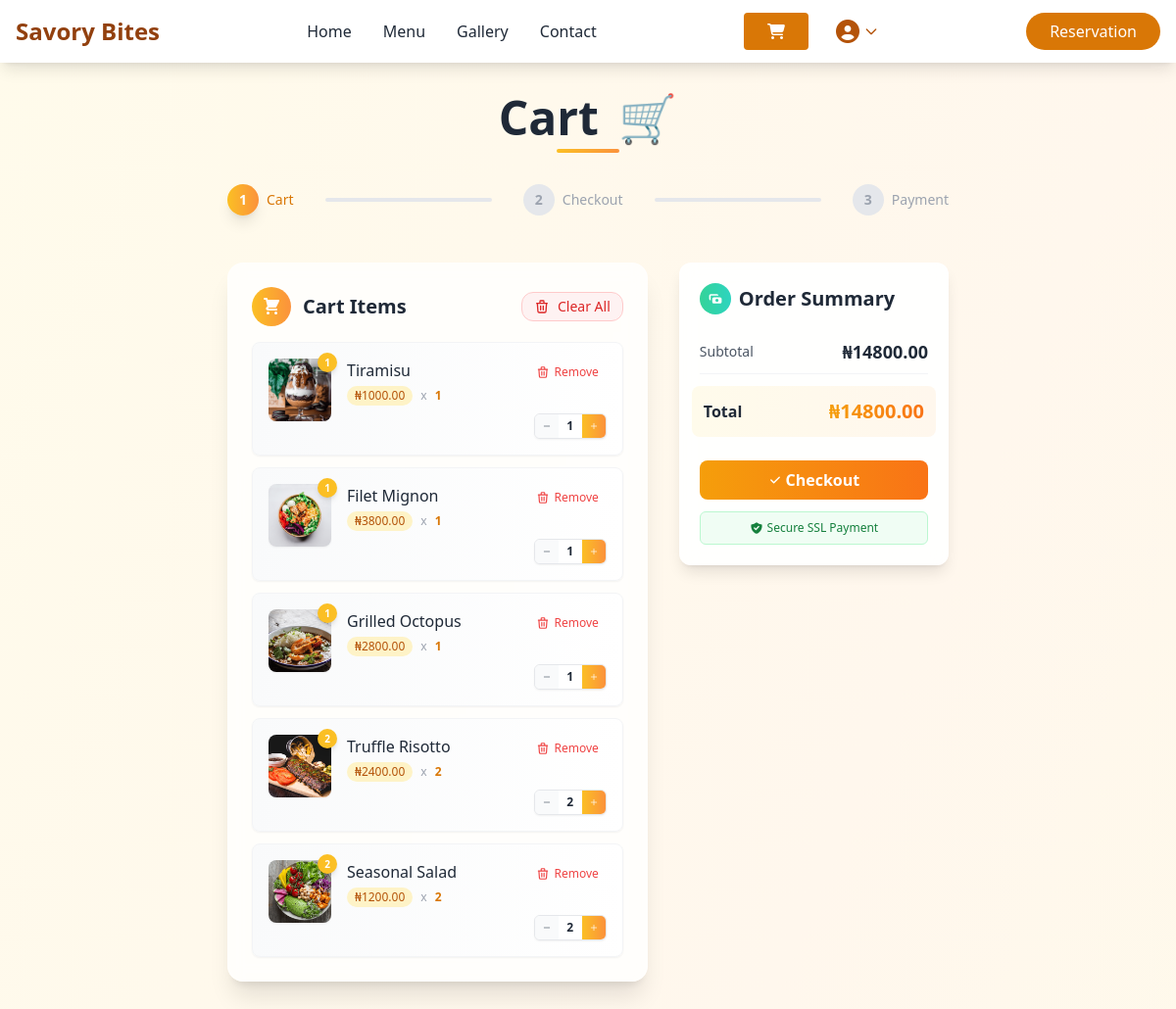
The page /cart/ (signed in) on the database its author committed.
### savorybites/models.py (models this page shows, shortened)
class CartItem(models.Model):
    user = models.ForeignKey(User, on_delete=models.CASCADE, null=True, blank=True)
    session_key = models.CharField(max_length=40, null=True, blank=True)
    menu_item = models.ForeignKey(Menu, on_delete=models.CASCADE)
    quantity = models.PositiveIntegerField(default=1)
    subtotal = models.DecimalField(max_digits=10, decimal_places=2, default=0)
    created_at = models.DateTimeField(auto_now_add=True)
    @property
    def subtotal(self):
        return self.menu_item.price * self.quantity
    @subtotal.setter
    def subtotal(self, value):
        self._subtotal = value
        return f"{self.quantity}x {self.menu_item.name}"
    class Meta:
        verbose_name_plural = "Cart Items"

class Menu(models.Model):
    class CategoryChoices(models.TextChoices):
        STARTER = 'ST', 'Starter'
        MAIN_COURSE = 'MC', 'Main Course'
        DESSERT = 'DE', 'Dessert'
        DRINKS = 'DR', 'Drinks'
        SNACKS = 'SN', 'Snacks'
    name = models.CharField(max_length=100)
    description = models.TextField()
    price = models.DecimalField(max_digits=10, decimal_places=2)
    image = models.ImageField(upload_to='menu_images/')
    category = models.CharField(max_length=50, choices=CategoryChoices.choices, default=CategoryChoices.MAIN_COURSE)
    is_available = models.BooleanField(default=True)
    class Meta:
         verbose_name_plural = "Menu"

### savorybites/views.py (the view)
# urls.py: path('cart/', views.view_cart, name='view_cart'),
def view_cart(request):
    if request.user.is_authenticated:
        cart_items = CartItem.objects.filter(user=request.user).select_related('menu_item')
    else:
        session_key = request.session.session_key
        if not session_key:
            request.session.create()
            session_key = request.session.session_key
        cart_items = CartItem.objects.filter(session_key=session_key, user__isnull=True).select_related('menu_item')
    cart_count = cart_items.count()
    total = sum(item.menu_item.price * item.quantity for item in cart_items)
    context = {
        'cart_items': cart_items,
        'total': total,
        'cart_count': cart_count,
    }
    return render(request, 'utilities/cart.html', context)

### savorybites/templates/utilities/cart.html (shortened to what this page needs)
{% extends 'layout.html' %}
{% block content %}
<div class="min-h-screen bg-gradient-to-br from-amber-50 via-orange-50 to-yellow-50">
    <div class="max-w-3xl mx-auto px-4 pb-12 pt-24">
        {% if cart_items %}
        <div id="cart-header" class="text-center mb-8">
            <h1 class="text-4xl md:text-5xl font-bold text-gray-800 mb-2">
                Cart
                <span class="inline-block ml-2 text-amber-500">🛒</span>
            </h1>
            <div class="w-16 h-1 bg-gradient-to-r from-amber-400 to-orange-400 mx-auto rounded-full"></div>
        </div>
        <div id="progress" class="max-w-3xl mx-auto mb-12">
            <div class="flex items-center justify-center space-x-4 md:space-x-8">
                <div class="flex items-center">
                    <div class="w-8 h-8 bg-gradient-to-r from-amber-400 to-orange-400 rounded-full flex items-center justify-center shadow-lg animate-pulse">
                        <span class="text-white font-bold text-sm">1</span>
                    </div>
                    <span class="ml-2 text-sm font-medium text-amber-600">Cart</span>
                </div>
                <div class="flex-1 h-1 bg-gray-200 rounded-full mx-2"></div>
                <div class="flex items-center">
                    <div class="w-8 h-8 bg-gray-200 rounded-full flex items-center justify-center">
                        <span class="text-gray-400 font-bold text-sm">2</span>
                    </div>
                    <span class="ml-2 text-sm font-medium text-gray-400">Checkout</span>
                </div>
                <div class="flex-1 h-1 bg-gray-200 rounded-full mx-2"></div>
                <div class="flex items-center">
                    <div class="w-8 h-8 bg-gray-200 rounded-full flex items-center justify-center">
                        <span class="text-gray-400 font-bold text-sm">3</span>
                    </div>
                    <span class="ml-2 text-sm font-medium text-gray-400">Payment</span>
                </div>
            </div>
        </div>
        {% endif %}
        <div id="cart-container" class="relative">
            {% if cart_items %}
            <div id="cart-content" class="grid lg:grid-cols-5 gap-8">
                <div class="lg:col-span-3">
                    <div class="bg-white/80 backdrop-blur-sm rounded-2xl shadow-xl border border-white/20 p-4 md:p-6">
                        <div class="flex justify-between items-baseline md:items-center mb-4 space-y-4 md:space-y-0">
                            <div class="flex items-center space-x-3">
                                <div class="w-10 h-10 bg-gradient-to-r from-amber-400 to-orange-400 rounded-full flex items-center justify-center">
                                </div>
                                <h2 class="text-xl font-bold text-gray-800">Cart Items</h2>
                            </div>
                            <button id="clear-cart-btn" class="bg-red-50 hover:bg-red-100 text-red-600 px-3 py-1 rounded-xl text-sm font-medium flex items-center gap-2 transition-all duration-300 border border-red-200 hover:border-red-300 hover:shadow-md group">
                                <svg class="w-4 h-4 group-hover:animate-pulse" fill="none" stroke="currentColor" viewBox="0 0 24 24">
                                    <path stroke-linecap="round" stroke-linejoin="round" stroke-width="2" d="M19 7l-.867 12.142A2 2 0 0116.138 21H7.862a2 2 0 01-1.995-1.858L5 7m5 4v6m4-6v6m1-10V4a1 1 0 00-1-1h-4a1 1 0 00-1 1v3M4 7h16"/>
                                </svg>
                                Clear All
                            </button>
                        </div>
                        <div id="cart-items" class="space-y-3">
                            {% for item in cart_items %}
                            <div class="cart-item group bg-gradient-to-r from-gray-50 to-white hover:from-amber-50 hover:to-orange-50 p-4 rounded-lg shadow-sm hover:shadow-md transition-all duration-300 border border-gray-100 hover:border-amber-200" data-item-id="{{ item.id }}">
                                <div class="flex gap-4">
                                    <div class="relative">
                                        <img src="{{ item.menu_item.image.url }}" alt="{{ item.menu_item.name }}" class="w-16 h-16 object-cover rounded-lg flex-shrink-0 shadow-sm">
                                        <div class="absolute -top-1.5 -right-1.5 w-5 h-5 bg-amber-400 text-white text-[10px] font-bold rounded-full flex items-center justify-center shadow-md">
                                            {{ item.quantity }}
                                        </div>
                                    </div>
                                    <div class="flex-grow min-w-0">
                                        <div class="flex items-center justify-between gap-2">
                                            <p class="text-base text-gray-800 mb-1 group-hover:text-amber-700 transition-colors truncate">{{ item.menu_item.name }}</p>
                                            <button class="remove-item text-red-500 hover:text-red-600 hover:bg-red-50 px-2 py-1 rounded-md text-xs font-medium flex items-center gap-1 transition-all duration-200 group-remove">
                                                <svg class="w-3.5 h-3.5 group-remove-hover:animate-bounce" fill="none" stroke="currentColor" viewBox="0 0 24 24">
                                                    <path stroke-linecap="round" stroke-linejoin="round" stroke-width="2" d="M19 7l-.867 12.142A2 2 0 0116.138 21H7.862a2 2 0 01-1.995-1.858L5 7m5 4v6m4-6v6m1-10V4a1 1 0 00-1-1h-4a1 1 0 00-1 1v3M4 7h16"/>
                                                </svg>
                                                <span class="md:inline-block hidden"> Remove </span>
                                            </button>
                                        </div>
                                        <div class="flex flex-wrap items-center gap-2 text-xs text-gray-600 mb-2">
                                            <span class="bg-amber-100 text-amber-700 px-2 py-0.5 rounded-full font-medium">
                                                ₦{{ item.menu_item.price }}
                                            </span>
                                            <span class="text-gray-400"> x </span>
                                            <span class="item-quantity font-semibold text-amber-600">{{ item.quantity }}</span>
                                        </div>
                                        <div class="flex justify-end">
                                            <div class="flex items-center bg-white rounded-md shadow-sm border border-gray-200 overflow-hidden">
                                                <button class="quantity-btn decrease w-6 h-6 flex items-center justify-center bg-gray-50 hover:bg-gray-100 text-gray-600 hover:text-gray-800 transition-all duration-200">
                                                    <svg class="w-2 h-2 hover:scale-110 transition-transform" fill="none" stroke="currentColor" viewBox="0 0 24 24">
                                                        <path stroke-linecap="round" stroke-linejoin="round" stroke-width="2" d="M20 12H4"/>
                                                    </svg>
                                                </button>
                                                <div class="quantity-display px-1 py-0.5 min-w-6 text-center text-xs font-semibold text-gray-800 bg-white">{{ item.quantity }}</div>
                                                <button class="quantity-btn increase w-6 h-6 flex items-center justify-center bg-gradient-to-r from-amber-400 to-orange-400 hover:from-amber-500 hover:to-orange-500 text-white transition-all duration-200">
                                                    <svg class="w-2 h-2 hover:scale-110 transition-transform" fill="none" stroke="currentColor" viewBox="0 0 24 24">
                                                        <path stroke-linecap="round" stroke-linejoin="round" stroke-width="2" d="M12 4v16m8-8H4"/>
                                                    </svg>
                                                </button>
                                            </div>
                                        </div>
                                    </div>
                                </div>
                            </div>
                            {% endfor %}
                        </div>
                    </div>
                </div>
                <div class="lg:col-span-2">
                    <div class="sticky top-20">
                        <div class="bg-white/90 backdrop-blur-sm rounded-xl shadow-lg border border-white/20 p-4 md:p-5">
                            <div class="flex items-center space-x-2 mb-4">
                                <div class="w-8 h-8 bg-gradient-to-r from-emerald-400 to-teal-400 rounded-full flex items-center justify-center">
                                    <svg class="w-4 h-4 text-white" fill="currentColor" viewBox="0 0 20 20">
                                        <path fill-rule="evenodd" d="M4 4a2 2 0 00-2 2v4a2 2 0 002 2V6h10a2 2 0 00-2-2H4zm2 6a2 2 0 012-2h8a2 2 0 012 2v4a2 2 0 01-2 2H8a2 2 0 01-2-2v-4zm6 4a2 2 0 100-4 2 2 0 000 4z" clip-rule="evenodd"/>
                                    </svg>
                                </div>
                                <h3 class="text-xl font-bold text-gray-800">Order Summary</h3>
                            </div>
                            <div class="space-y-3 mb-6">
                                <div class="flex justify-between items-center py-2 border-b border-gray-100">
                                    <span class="text-gray-600 text-sm font-medium">Subtotal</span>
                                    <span class="text-lg font-bold text-gray-800">₦<span id="cart-subtotal">{{ total }}</span></span>
                                </div>
                                <div class="flex justify-between items-center py-3 bg-gradient-to-r from-amber-50 to-orange-50 -mx-2 px-3 rounded-lg">
                                    <span class="font-bold text-gray-800">Total</span>
                                    <span class="text-xl font-bold bg-gradient-to-r from-amber-500 to-orange-500 bg-clip-text text-transparent">
                                        ₦<span id="checkout-total">{{ total }}</span>
                                    </span>
                                </div>
                            </div>
                            <button id="checkoutButton" class="w-full bg-gradient-to-r from-amber-500 to-orange-500 hover:from-amber-600 hover:to-orange-600 text-white py-2 rounded-lg font-bold transition-all duration-300 transform hover:scale-[1.02] hover:shadow-md group">
                                <div class="flex items-center justify-center space-x-1">
                                    <svg class="w-3.5 h-3.5 text-white" fill="currentColor" viewBox="0 0 20 20">
                                        <path fill-rule="evenodd" d="M16.707 5.293a1 1 0 010 1.414l-8 8a1 1 0 01-1.414 0l-4-4a1 1 0 011.414-1.414L8 12.586l7.293-7.293a1 1 0 011.414 0z" clip-rule="evenodd"/>
                                    </svg>
                                    <span class="text-base">Checkout</span>
                                </div>
                            </button>
                            <div class="mt-3 p-2 bg-green-50 rounded-md border border-green-200">
                                <div class="flex items-center justify-center space-x-1 text-green-700 text-xs">
                                    <span class="font-medium">Secure SSL Payment</span>
                                </div>
                            </div>
                        </div>
                    </div>
                </div>
            </div>
            {% endif %}
        </div>
    </div>
</div>
{% endblock %}

### rows shown on the page
CartItem: menu_item.image (picture), quantity "1", menu_item.name "Tiramisu", menu_item.price "1000.00"
CartItem: menu_item.image (picture), quantity "1", menu_item.name "Filet Mignon", menu_item.price "3800.00"
CartItem: menu_item.image (picture), quantity "1", menu_item.name "Grilled Octopus", menu_item.price "2800.00"
CartItem: menu_item.image (picture), quantity "2", menu_item.name "Truffle Risotto", menu_item.price "2400.00"
CartItem: menu_item.image (picture), quantity "2", menu_item.name "Seasonal Salad", menu_item.price "1200.00"

### other values the page prints
{{ total }} "14800.00"
